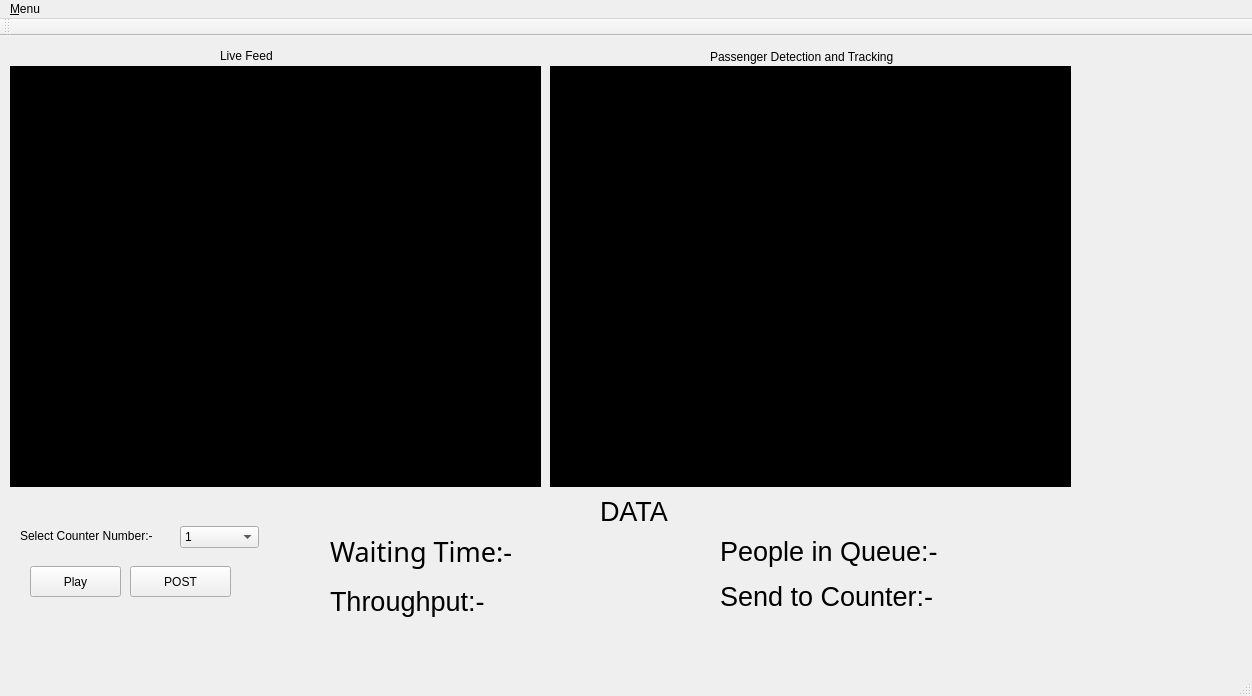
<?xml version="1.0" encoding="UTF-8"?>
<ui version="4.0">
 <class>MainWindow</class>
 <widget class="QMainWindow" name="MainWindow">
  <property name="geometry">
   <rect>
    <x>0</x>
    <y>0</y>
    <width>1252</width>
    <height>696</height>
   </rect>
  </property>
  <property name="windowTitle">
   <string>JET AIRWAYS</string>
  </property>
  <widget class="QWidget" name="centralWidget">
   <widget class="QLabel" name="label">
    <property name="geometry">
     <rect>
      <x>20</x>
      <y>490</y>
      <width>151</width>
      <height>20</height>
     </rect>
    </property>
    <property name="text">
     <string>Select Counter Number:-</string>
    </property>
   </widget>
   <widget class="QPushButton" name="pushButton">
    <property name="geometry">
     <rect>
      <x>130</x>
      <y>530</y>
      <width>101</width>
      <height>31</height>
     </rect>
    </property>
    <property name="text">
     <string>POST</string>
    </property>
   </widget>
   <widget class="QLabel" name="label_2">
    <property name="geometry">
     <rect>
      <x>600</x>
      <y>460</y>
      <width>101</width>
      <height>31</height>
     </rect>
    </property>
    <property name="font">
     <font>
      <pointsize>20</pointsize>
     </font>
    </property>
    <property name="text">
     <string>DATA</string>
    </property>
   </widget>
   <widget class="QPushButton" name="pushButton_2">
    <property name="geometry">
     <rect>
      <x>30</x>
      <y>530</y>
      <width>91</width>
      <height>31</height>
     </rect>
    </property>
    <property name="text">
     <string>Play</string>
    </property>
   </widget>
   <widget class="QLabel" name="lblProcessed">
    <property name="geometry">
     <rect>
      <x>550</x>
      <y>30</y>
      <width>521</width>
      <height>421</height>
     </rect>
    </property>
    <property name="font">
     <font>
      <pointsize>10</pointsize>
     </font>
    </property>
    <property name="autoFillBackground">
     <bool>false</bool>
    </property>
    <property name="styleSheet">
     <string notr="true">background-color:black;</string>
    </property>
    <property name="frameShape">
     <enum>QFrame::Box</enum>
    </property>
    <property name="text">
     <string/>
    </property>
   </widget>
   <widget class="QLabel" name="lblOriginal">
    <property name="geometry">
     <rect>
      <x>10</x>
      <y>30</y>
      <width>531</width>
      <height>421</height>
     </rect>
    </property>
    <property name="font">
     <font>
      <pointsize>10</pointsize>
     </font>
    </property>
    <property name="autoFillBackground">
     <bool>false</bool>
    </property>
    <property name="styleSheet">
     <string notr="true">Background-color: black;</string>
    </property>
    <property name="frameShape">
     <enum>QFrame::Box</enum>
    </property>
    <property name="text">
     <string/>
    </property>
   </widget>
   <widget class="QLabel" name="label_3">
    <property name="geometry">
     <rect>
      <x>220</x>
      <y>10</y>
      <width>101</width>
      <height>20</height>
     </rect>
    </property>
    <property name="text">
     <string>Live Feed</string>
    </property>
   </widget>
   <widget class="QLabel" name="label_4">
    <property name="geometry">
     <rect>
      <x>710</x>
      <y>10</y>
      <width>221</width>
      <height>21</height>
     </rect>
    </property>
    <property name="text">
     <string>Passenger Detection and Tracking</string>
    </property>
   </widget>
   <widget class="QLabel" name="label_5">
    <property name="geometry">
     <rect>
      <x>330</x>
      <y>490</y>
      <width>211</width>
      <height>51</height>
     </rect>
    </property>
    <property name="font">
     <font>
      <family>Sans Serif</family>
      <pointsize>20</pointsize>
     </font>
    </property>
    <property name="text">
     <string>Waiting Time:-</string>
    </property>
   </widget>
   <widget class="QLabel" name="label_6">
    <property name="geometry">
     <rect>
      <x>330</x>
      <y>550</y>
      <width>191</width>
      <height>31</height>
     </rect>
    </property>
    <property name="font">
     <font>
      <pointsize>20</pointsize>
     </font>
    </property>
    <property name="text">
     <string>Throughput:-</string>
    </property>
   </widget>
   <widget class="QLabel" name="label_7">
    <property name="geometry">
     <rect>
      <x>720</x>
      <y>500</y>
      <width>241</width>
      <height>31</height>
     </rect>
    </property>
    <property name="font">
     <font>
      <pointsize>20</pointsize>
     </font>
    </property>
    <property name="text">
     <string>People in Queue:-</string>
    </property>
   </widget>
   <widget class="QLabel" name="label_8">
    <property name="geometry">
     <rect>
      <x>720</x>
      <y>550</y>
      <width>241</width>
      <height>21</height>
     </rect>
    </property>
    <property name="font">
     <font>
      <pointsize>20</pointsize>
     </font>
    </property>
    <property name="text">
     <string>Send to Counter:-</string>
    </property>
   </widget>
   <widget class="QLabel" name="label_9">
    <property name="geometry">
     <rect>
      <x>550</x>
      <y>500</y>
      <width>121</width>
      <height>41</height>
     </rect>
    </property>
    <property name="font">
     <font>
      <pointsize>20</pointsize>
     </font>
    </property>
    <property name="text">
     <string/>
    </property>
   </widget>
   <widget class="QLabel" name="label_10">
    <property name="geometry">
     <rect>
      <x>530</x>
      <y>550</y>
      <width>131</width>
      <height>41</height>
     </rect>
    </property>
    <property name="font">
     <font>
      <pointsize>20</pointsize>
     </font>
    </property>
    <property name="text">
     <string/>
    </property>
   </widget>
   <widget class="QLabel" name="label_11">
    <property name="geometry">
     <rect>
      <x>970</x>
      <y>500</y>
      <width>121</width>
      <height>41</height>
     </rect>
    </property>
    <property name="font">
     <font>
      <pointsize>20</pointsize>
     </font>
    </property>
    <property name="text">
     <string/>
    </property>
   </widget>
   <widget class="QLabel" name="label_12">
    <property name="geometry">
     <rect>
      <x>970</x>
      <y>550</y>
      <width>111</width>
      <height>31</height>
     </rect>
    </property>
    <property name="font">
     <font>
      <pointsize>20</pointsize>
     </font>
    </property>
    <property name="text">
     <string/>
    </property>
   </widget>
   <widget class="QComboBox" name="comboBox">
    <property name="geometry">
     <rect>
      <x>180</x>
      <y>490</y>
      <width>79</width>
      <height>22</height>
     </rect>
    </property>
    <item>
     <property name="text">
      <string>1</string>
     </property>
    </item>
    <item>
     <property name="text">
      <string>2</string>
     </property>
    </item>
    <item>
     <property name="text">
      <string>3</string>
     </property>
    </item>
    <item>
     <property name="text">
      <string>4</string>
     </property>
    </item>
    <item>
     <property name="text">
      <string>5</string>
     </property>
    </item>
    <item>
     <property name="text">
      <string>6</string>
     </property>
    </item>
   </widget>
   <widget class="QLabel" name="label_13">
    <property name="geometry">
     <rect>
      <x>40</x>
      <y>600</y>
      <width>1031</width>
      <height>41</height>
     </rect>
    </property>
    <property name="font">
     <font>
      <pointsize>14</pointsize>
     </font>
    </property>
    <property name="styleSheet">
     <string notr="true">text-color:red;</string>
    </property>
    <property name="text">
     <string/>
    </property>
   </widget>
  </widget>
  <widget class="QMenuBar" name="menuBar">
   <property name="geometry">
    <rect>
     <x>0</x>
     <y>0</y>
     <width>1252</width>
     <height>19</height>
    </rect>
   </property>
   <widget class="QMenu" name="menuMenu">
    <property name="title">
     <string>&amp;Menu</string>
    </property>
    <addaction name="actionExit"/>
   </widget>
   <addaction name="menuMenu"/>
  </widget>
  <widget class="QToolBar" name="mainToolBar">
   <attribute name="toolBarArea">
    <enum>TopToolBarArea</enum>
   </attribute>
   <attribute name="toolBarBreak">
    <bool>false</bool>
   </attribute>
  </widget>
  <widget class="QStatusBar" name="statusBar"/>
  <action name="actionExit">
   <property name="text">
    <string>&amp;Exit</string>
   </property>
  </action>
 </widget>
 <layoutdefault spacing="6" margin="11"/>
 <resources/>
 <connections/>
</ui>
